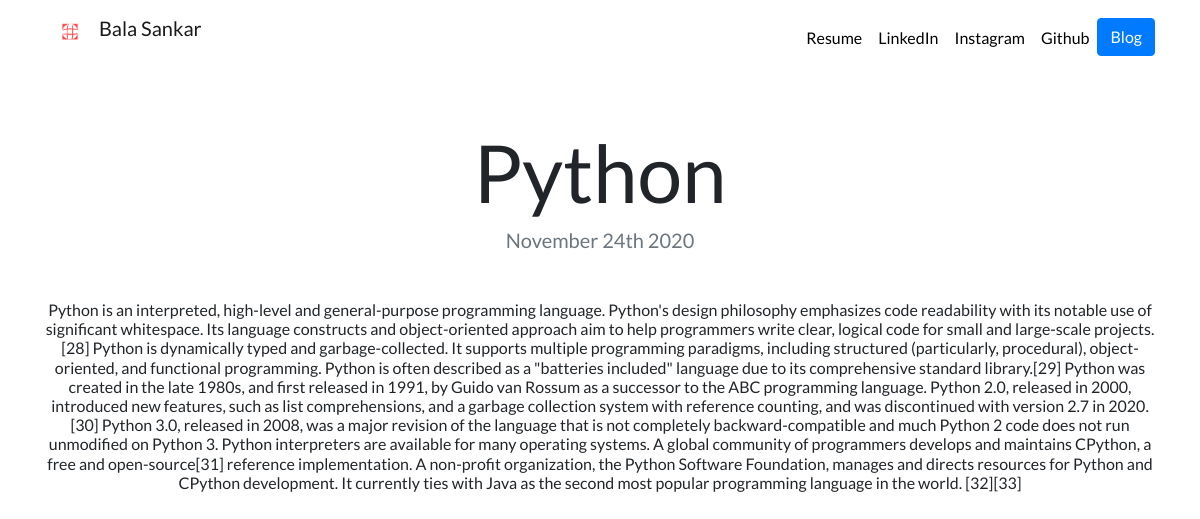
Page /blog/2 on the committed database.
### blog/models.py (models this page shows, shortened)
class Blog(models.Model):
    title=models.CharField(max_length=100)
    description=models.TextField()
    date=models.DateField()

### blog/views.py (the view)
# urls.py: path('<int:blog_id>',views.detail,name='detail'),
def detail(request,blog_id):
    blog=get_object_or_404(Blog,pk=blog_id)
    return render(request,'blog/detail.html',{'id':blog})

### blog/templates/blog/detail.html
{% extends 'portfolio/base.html' %}
{% block content %}
<h1 class="text-center mt-5" id="blogdetailtitle">{{ id.title }}</h1>
<h5 class="text-center text-muted mb-5">{{ id.date|date:'F jS Y' }}</h5>
<h6 class='text-center mt-5'>{{id.description|safe}}</h6>
{% endblock %}

### portfolio/static/portfolio/custom.css (style rules this page uses)
body { font-family: 'Lato', sans-serif; }
@media (min-width: 992px) { #blogdetailtitle { font-size: 5rem; } }

### rows in the picture
Blog: title "Python", date "November 24th 2020", description "Python is an interpreted, high-level and general-purpose programming language. Python's design philosophy emphasizes code readability with its notable use of significant whitespace. Its language constructs and object-oriented approach aim to help programmers write clear, logical code for small and large-scale projects.[28] Python is dynamically typed and garbage-collected. It supports multiple programming paradigms, including structured (particularly, procedural), object-oriented, and functional programming. Python is often described as a \"batteries included\" language due to its comprehensive standard library.[29] Python was created in the late 1980s, and first released in 1991, by Guido…"
